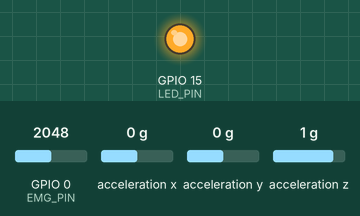
A sketch run on a simulated ESP32. Parts: output pins drawn as LEDs (lit = HIGH). Inputs (shaded band) come from the test bench; at power-on: GPIO 0 (EMG_PIN) = 2048, acceleration x 0 g, acceleration y 0 g, acceleration z 1 g (analog values on the 0–4095 scale). Nothing arrives over Bluetooth unless stated; a phone connects over Bluetooth LE 3 s after start.

Above: at 1.2 s.
1.3 s: GPIO 0 (EMG_PIN) set to 2866
At 3.3 s:
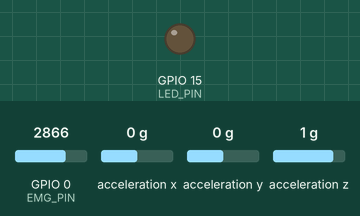
Timing chart, 0 to 4.8 s (numbered marks = the images above; inputs shaded):
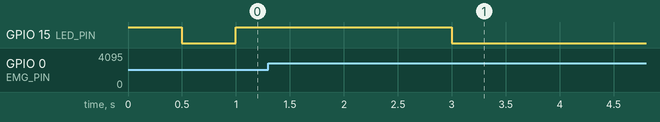

The sketch:

Fruitworks_EP1_BLE_Firmware_V1.ino
```cpp
#include <Arduino.h>
#include <Wire.h>
#include <NimBLEDevice.h>
#include <Adafruit_LIS3DH.h>
#include <Adafruit_Sensor.h>

// FruitWorks EP1 Web Logger V1 / development iteration V3
// Fixed BLE packet: 18 bytes, 500 Hz EMG, 5 samples/notification.

static constexpr char DEVICE_NAME[] = "Fruitworks-EP1";
static constexpr char SERVICE_UUID[] = "7d6b2a10-2f5d-4f6c-9d5f-1f4b9c0a1101";
static constexpr char DATA_UUID[] = "7d6b2a11-2f5d-4f6c-9d5f-1f4b9c0a1101";

static constexpr int EMG_PIN = 0;
static constexpr int SDA_PIN = 22;
static constexpr int SCL_PIN = 23;
static constexpr int LED_PIN = 15;

static constexpr uint32_t EMG_RATE_HZ = 500;
static constexpr uint32_t PACKET_SAMPLES = 5;
static constexpr uint32_t PACKET_RATE_HZ = EMG_RATE_HZ / PACKET_SAMPLES;
static constexpr uint32_t SAMPLE_PERIOD_US = 1000000UL / EMG_RATE_HZ;

struct __attribute__((packed)) DataPacket {
  uint16_t sequence;
  int16_t emg[PACKET_SAMPLES];
  int16_t ax_mg;
  int16_t ay_mg;
  int16_t az_mg;
};
static_assert(sizeof(DataPacket) == 18, "EP1 packet must be 18 bytes");

NimBLECharacteristic* dataCharacteristic = nullptr;
volatile bool clientConnected = false;
Adafruit_LIS3DH lis = Adafruit_LIS3DH();
bool lisOk = false;

uint16_t packetSequence = 0;
DataPacket packet;
uint8_t packetIndex = 0;
uint32_t nextSampleUs = 0;
uint32_t nextAccelUs = 0;
int16_t axMg = 0, ayMg = 0, azMg = 0;

class ServerCallbacks : public NimBLEServerCallbacks {
  void onConnect(NimBLEServer* pServer, NimBLEConnInfo& connInfo) override {
    (void)pServer; (void)connInfo;
    clientConnected = true;
    digitalWrite(LED_PIN, LOW);
  }

  void onDisconnect(NimBLEServer* pServer, NimBLEConnInfo& connInfo, int reason) override {
    (void)pServer; (void)connInfo; (void)reason;
    clientConnected = false;
    digitalWrite(LED_PIN, HIGH);
    NimBLEDevice::startAdvertising();
  }
};

ServerCallbacks serverCallbacks;

static void updateAccelerometer() {
  if (!lisOk) return;
  sensors_event_t event;
  lis.getEvent(&event);
  axMg = (int16_t)constrain(lroundf(event.acceleration.x / 9.80665f * 1000.0f), -32768L, 32767L);
  ayMg = (int16_t)constrain(lroundf(event.acceleration.y / 9.80665f * 1000.0f), -32768L, 32767L);
  azMg = (int16_t)constrain(lroundf(event.acceleration.z / 9.80665f * 1000.0f), -32768L, 32767L);
}

static void sendPacket() {
  if (!clientConnected || dataCharacteristic == nullptr || packetIndex != PACKET_SAMPLES) return;
  packet.sequence = packetSequence++;
  packet.ax_mg = axMg;
  packet.ay_mg = ayMg;
  packet.az_mg = azMg;
  dataCharacteristic->setValue(reinterpret_cast<uint8_t*>(&packet), sizeof(packet));
  dataCharacteristic->notify();
  packetIndex = 0;
}

void setup() {
  pinMode(LED_PIN, OUTPUT);
  digitalWrite(LED_PIN, HIGH);
  analogReadResolution(12);
  analogSetPinAttenuation(EMG_PIN, ADC_11db);

  Wire.begin(SDA_PIN, SCL_PIN);
  lisOk = lis.begin(0x18);
  if (!lisOk) lisOk = lis.begin(0x19);
  if (lisOk) {
    lis.setRange(LIS3DH_RANGE_4_G);
    lis.setDataRate(LIS3DH_DATARATE_50_HZ);
  } else {
    axMg = ayMg = azMg = 0;
  }

  NimBLEDevice::init(DEVICE_NAME);
  NimBLEServer* server = NimBLEDevice::createServer();
  server->setCallbacks(&serverCallbacks);

  NimBLEService* service = server->createService(SERVICE_UUID);
  dataCharacteristic = service->createCharacteristic(DATA_UUID, NIMBLE_PROPERTY::NOTIFY);
  service->start();

  NimBLEAdvertising* advertising = NimBLEDevice::getAdvertising();
  advertising->addServiceUUID(SERVICE_UUID);
  advertising->setName(DEVICE_NAME);
  advertising->start();

  nextSampleUs = micros();
  nextAccelUs = micros();
}

void loop() {
  const uint32_t now = micros();

  if ((int32_t)(now - nextAccelUs) >= 0) {
    updateAccelerometer();
    nextAccelUs += 20000UL; // 50 Hz
  }

  if ((int32_t)(now - nextSampleUs) >= 0) {
    nextSampleUs += SAMPLE_PERIOD_US;
    packet.emg[packetIndex++] = (int16_t)analogRead(EMG_PIN);
    if (packetIndex >= PACKET_SAMPLES) sendPacket();
  }

  // Recover cleanly if an unusually long blocking event occurs.
  if ((int32_t)(micros() - nextSampleUs) > 100000) {
    nextSampleUs = micros() + SAMPLE_PERIOD_US;
    packetIndex = 0;
  }

  if (!clientConnected) {
    static uint32_t lastBlink = 0;
    uint32_t t = millis();
    if (t - lastBlink >= 500) {
      lastBlink = t;
      digitalWrite(LED_PIN, !digitalRead(LED_PIN));
    }
  }
}
```
